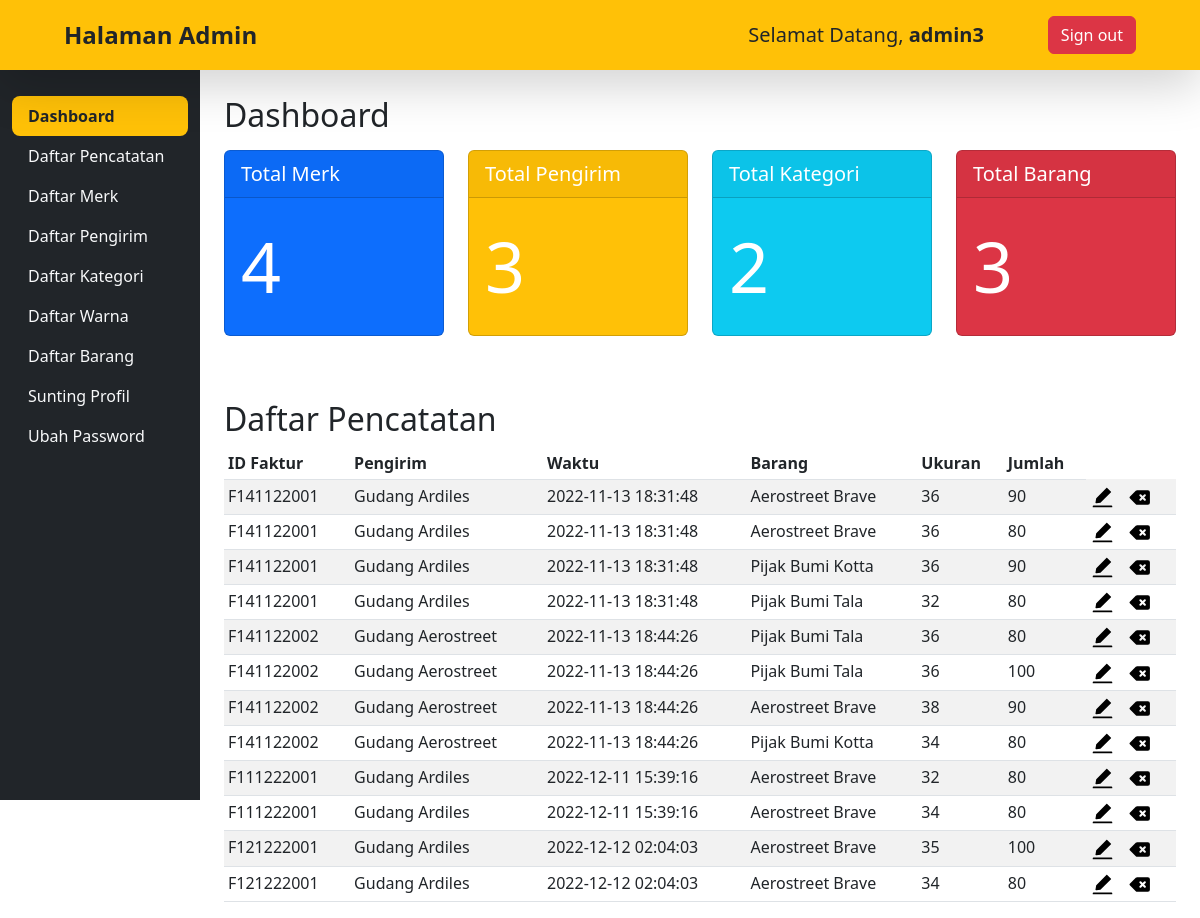
Page /admin/dashboard.php (signed in) on the committed database.
### tables this page shows
CREATE TABLE BARANG (
    ID_BARANG   CHAR (6)     NOT NULL,
    ID_KATEGORI CHAR (6)     NOT NULL,
    ID_MERK     CHAR (6)     NOT NULL,
    NAMA_BARANG VARCHAR (30) NOT NULL,
    PRIMARY KEY (
        ID_BARANG
    ),
    FOREIGN KEY (
        ID_KATEGORI
    )
    REFERENCES KATEGORI (ID_KATEGORI) ON DELETE RESTRICT
                                      ON UPDATE RESTRICT,
    FOREIGN KEY (
        ID_MERK
    )
    REFERENCES MERK (ID_MERK) ON DELETE RESTRICT
                              ON UPDATE RESTRICT
);

CREATE TABLE MERK (
    ID_MERK     CHAR (6)      NOT NULL,
    ID_KOTA     CHAR (6)      NOT NULL,
    NAMA_MERK   VARCHAR (30)  NOT NULL,
    NOTELP_MERK VARCHAR (16)  NOT NULL,
    EMAIL_MERK  VARCHAR (30)  NOT NULL,
    ALAMAT      VARCHAR (255),
    PRIMARY KEY (
        ID_MERK
    ),
    FOREIGN KEY (
        ID_KOTA
    )
    REFERENCES [KOTA/KAB] (ID_KOTA) ON DELETE RESTRICT
                                    ON UPDATE RESTRICT
);

### function.php (called while the page is built, shortened)
<?php
$db = new SQLite3($_SERVER['DOCUMENT_ROOT']."/gudang sepatu.db");
function getData($data){
    global $db;
    $result = $db->query($data);
    $rows = [];
    while($row = $result->fetchArray()){
        $rows[] = $row;
    };
    return $rows;
}
?>

### admin/dashboard.php (the view, shortened to what this page needs)
<?php
require '../function.php';
$data_pencatatan = getData("SELECT FAKTUR.ID_FAKTUR, FAKTUR.ID_PENGIRIM, FAKTUR.WAKTU, PENCATATAN.ID_BARANG, PENCATATAN.UKURAN, PENCATATAN.JUMLAH FROM FAKTUR INNER JOIN PENCATATAN ON FAKTUR.ID_FAKTUR = PENCATATAN.ID_FAKTUR");
?>
<!DOCTYPE html>
<html>
<head>
	<link href="../assets/css/bootstrap.min.css" rel="stylesheet">
</head>
<body>
	<header class="navbar fixed-top bg-warning flex-md-nowrap shadow-lg py-2">
		<p class="navbar-brand col-md-3 col-lg-2 me-0 px-3 fs-4 text-dark fw-bold my-auto ms-5">Halaman Admin</p>
  		<div class="nav">
    		<span class="nav-item text-nowrap my-auto fs-5">Selamat Datang, <b><?php echo $_SESSION['username'] ?></b></span>
    		<div class="nav-item text-nowrap">
      			<a class="nav-link mx-5" href="logout.php"><button class="btn btn-danger">Sign out</button></a>
    		</div>
  		</div>
	</header>
	<div class="container-fluid">
	  <div class="row">
	    <nav id="sidebarMenu" class="col-md-3 col-lg-2 d-md-block bg-dark sidebar collapse">
	      <div class="position-sticky pt-3 sidebar-sticky pt-5">
	        <ul class="nav flex-column mt-5">
	          <li class="nav-item">
	            <a class="nav-link active text-dark fw-bold rounded-3 bg-warning" aria-current="page" href="dashboard.php">
	              Dashboard
	            </a>
	          </li>
	          <li class="nav-item">
	            <a class="nav-link text-light" href="pencatatan.php">
	              Daftar Pencatatan
	            </a>
	          </li>
	          <li class="nav-item">
	            <a class="nav-link text-light" href="merk.php">
	              Daftar Merk
	            </a>
	          </li>
	          <li class="nav-item">
	            <a class="nav-link text-light" href="pengirim.php">
	              Daftar Pengirim
	            </a>
	          </li>
	          <li class="nav-item">
	            <a class="nav-link text-light" href="kategori.php">
	              Daftar Kategori
	            </a>
	          </li>
	          <li class="nav-item">
	            <a class="nav-link text-light" href="warna.php">
	              Daftar Warna
	            </a>
	          </li>
	          <li class="nav-item">
	            <a class="nav-link text-light" href="barang.php">
	              Daftar Barang
	            </a>
	          </li>
	          <li class="nav-item">
	            <a class="nav-link text-light" href="profil.php">
	              Sunting Profil
	            </a>
	          </li>
	          <li class="nav-item">
	            <a class="nav-link text-light" href="password.php">
	              Ubah Password
	            </a>
	          </li>
	        </ul>
	      </div>
	    </nav>
	    <main class="col-md-9 ms-sm-auto col-lg-10 px-md-4 pt-5">
	    <h1 class="h2 mt-5 mb-3">Dashboard</h1>
	      <div class="row">
	      	<div class="col">
	      		<a href="merk.php">
		      		<div class="card text-white bg-primary mb-3" style="max-width: 18rem;">
						<div class="card-header fs-5">Total Merk</div>
						<div class="card-body">
							<p style="font-size: 70px; margin: 0px;">
								<?php echo getData("SELECT COUNT(*) FROM MERK")[0][0]; ?>
							</p>
					  	</div>
					</div>
				</a>
	      	</div>
	      	<div class="col">
	      		<a href="pengirim.php">
		      		<div class="card text-white bg-warning mb-3" style="max-width: 18rem;">
						<div class="card-header fs-5">Total Pengirim</div>
						<div class="card-body">
							<p style="font-size: 70px; margin: 0px;">
								<?php echo getData("SELECT COUNT(*) FROM PENGIRIM")[0][0]; ?>
							</p>
					  	</div>
					</div>
				</a>
	      	</div><div class="col">
	      		<a href="kategori.php">
		      		<div class="card text-white bg-info mb-3" style="max-width: 18rem;">
						<div class="card-header fs-5">Total Kategori</div>
						<div class="card-body">
							<p style="font-size: 70px; margin: 0px;">
								<?php echo getData("SELECT COUNT(*) FROM KATEGORI")[0][0]; ?>
							</p>
					  	</div>
					</div>
				</a>
	      	</div><div class="col">
	      		<a href="barang.php">
		      		<div class="card text-white bg-danger mb-3" style="max-width: 18rem;">
						<div class="card-header fs-5">Total Barang</div>
						<div class="card-body">
							<p style="font-size: 70px; margin: 0px;">
								<?php echo getData("SELECT COUNT(*) FROM BARANG")[0][0]; ?>
							</p>
					  	</div>
					</div>
				</a>
	      	</div>
	      </div>
	      <h2 class="mt-5">Daftar Pencatatan</h2>
	      <div class="table-responsive">
	        <table class="table table-striped table-sm">
	          <thead>
	            <tr>
	              <th scope="col">ID Faktur</th>
	              <th scope="col">Pengirim</th>
	              <th scope="col">Waktu</th>
	              <th scope="col">Barang</th>
	              <th scope="col">Ukuran</th>
	              <th scope="col">Jumlah</th>
	            </tr>
	          </thead>
	          <tbody>
			  	<?php foreach($data_pencatatan as $row) :?>
				<tr>
					<?php
						$id_pengirim = $row['ID_PENGIRIM'];
						$nama_pengirim = getData("SELECT NAMA_PENGIRIM FROM PENGIRIM WHERE ID_PENGIRIM = '$id_pengirim'")[0]["NAMA_PENGIRIM"];
						$id_barang = $row['ID_BARANG'];
						$data_barang = getData("SELECT * FROM BARANG WHERE ID_BARANG = '$id_barang'")[0];
						$nama_barang = $data_barang['NAMA_BARANG'];
						$id_merk = $data_barang['ID_MERK'];
						$nama_merk = getData("SELECT * FROM MERK WHERE ID_MERK = '$id_merk'")[0]['NAMA_MERK'];
					?>
					<td><?= $row['ID_FAKTUR'] ?></td>
					<td><?= $nama_pengirim ?></td>
					<td><?= $row['WAKTU'] ?></td>
					<td><?= ucwords(strtolower($nama_merk." ".$nama_barang)) ?></td>
					<td><?= $row['UKURAN'] ?></td>
					<td><?= $row['JUMLAH'] ?></td>
					<td>
						<a href="editFaktur.php?id_faktur=<?= $row['ID_FAKTUR'] ?>" title="Sunting Data"><img alt="Sunting Data" src="../assets/img/edit3-icon.svg" width="25px" height="25px"></img></a>
						<a href="deleteFaktur.php?id_faktur=<?= $row['ID_FAKTUR'] ?>" onClick="return confirm('Hapus Data Faktur ini?')" title="Hapus Data"><img alt="Hapus Data" src="../assets/img/delete2-icon.svg" width="25px" height="25px" class="ms-2"></img></a>
					</td>
				</tr>
				<?php endforeach ?>
	          </tbody>
	        </table>
	      </div>
	    </main>
	  </div>
	</div>
</body>
</html>

### admin/dashboard.php (style rules this page uses)
.sidebar { height: 100vh; position: fixed; }
a { text-decoration: none; }

### rows in the picture
barang: ID_MERK+NAMA_BARANG "Aerostreet Brave"
barang: ID_MERK+NAMA_BARANG "Pijak Bumi Kotta"
barang: ID_MERK+NAMA_BARANG "Pijak Bumi Tala"

### other values in the picture
$_SESSION['username'] "admin3"
getData("SELECT COUNT(*) FROM MERK")[0][0] "4"
getData("SELECT COUNT(*) FROM PENGIRIM")[0][0] "3"
getData("SELECT COUNT(*) FROM KATEGORI")[0][0] "2"
getData("SELECT COUNT(*) FROM BARANG")[0][0] "3"
$row['ID_FAKTUR'] "F141122001"
$nama_pengirim "Gudang Ardiles"
$row['WAKTU'] "2022-11-13 18:31:48"
$row['UKURAN'] "36"
$row['JUMLAH'] "90"
$row['JUMLAH'] "80"
$row['UKURAN'] "32"
$row['ID_FAKTUR'] "F141122002"
$nama_pengirim "Gudang Aerostreet"
$row['WAKTU'] "2022-11-13 18:44:26"
